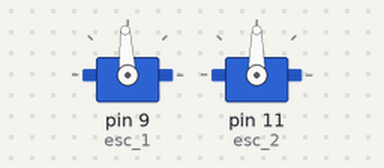
Bench run of a sketch on a simulated Arduino Uno, built with avr-gcc and run on an emulated ATmega328P. On the bench: 2 × servo.

Above: at 0.05 s.
At 1.5 s:
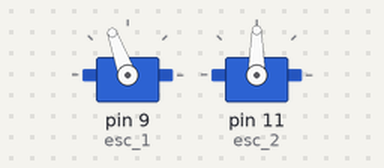
Timing chart, 0 to 3.5 s (numbered marks = the images above):
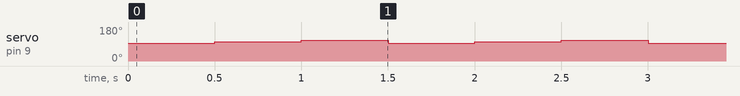

The sketch:

b_f_test.ino
```cpp
#include <Servo.h>

Servo esc_1;  // create servo object to control the PWM signal
Servo esc_2;  // for controlling a second motor via a second esc

void setup() {
  esc_1.attach(9);  // make sure to use a PWM capable pin
  esc_2.attach(11);  // make sure to use a PWM capable pin
}

void loop() {
  set_esc_power(0);
  delay(500);
  set_esc_power(20);
  delay(500);
  set_esc_power(40);
  delay(500);
  // set_esc_power(30);
  // delay(500);
  // set_esc_power(30);
  // delay(500);
  // set_esc_power(10);
  // delay(500);
  // set_esc_power(80);
  // delay(500);
  // set_esc_power(60);
  // delay(500);
  // set_esc_power(40);
  // delay(500);
  // set_esc_power(20);
  // delay(500);
  // set_esc_power(0);
  // delay(500);
}

void set_esc_power (int power){
  power = constrain(power, -100, 100);
  int signal_min = 1050;
  int signal_max = 1950;
  int signal_output = map(power, -100, 100, signal_min, signal_max); //map(value, fromLow, fromHigh, toLow, toHigh)
  esc_1.writeMicroseconds(signal_output);
}
```

Measured:
- by itself, servo on pin 9 (esc_1): repeats every 1.5 s: 110° 0.50 s, 93° 0.50 s, 101° 0.50 s
